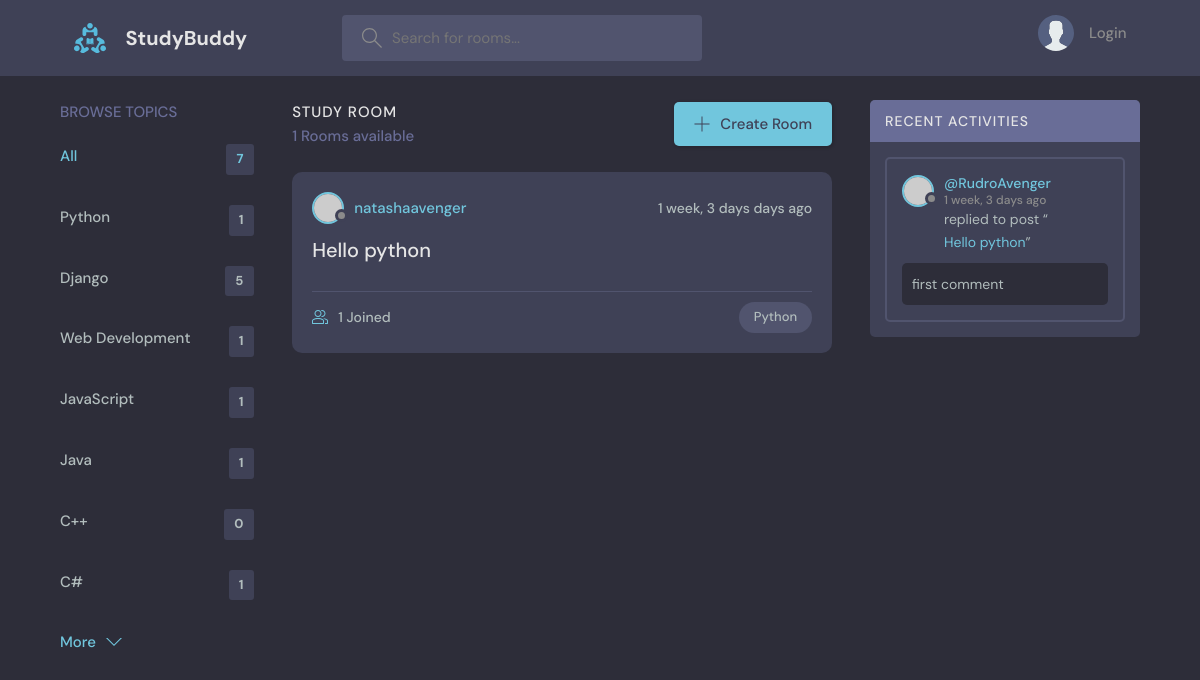
/?q=Python, run on an earlier commit of the app's database.
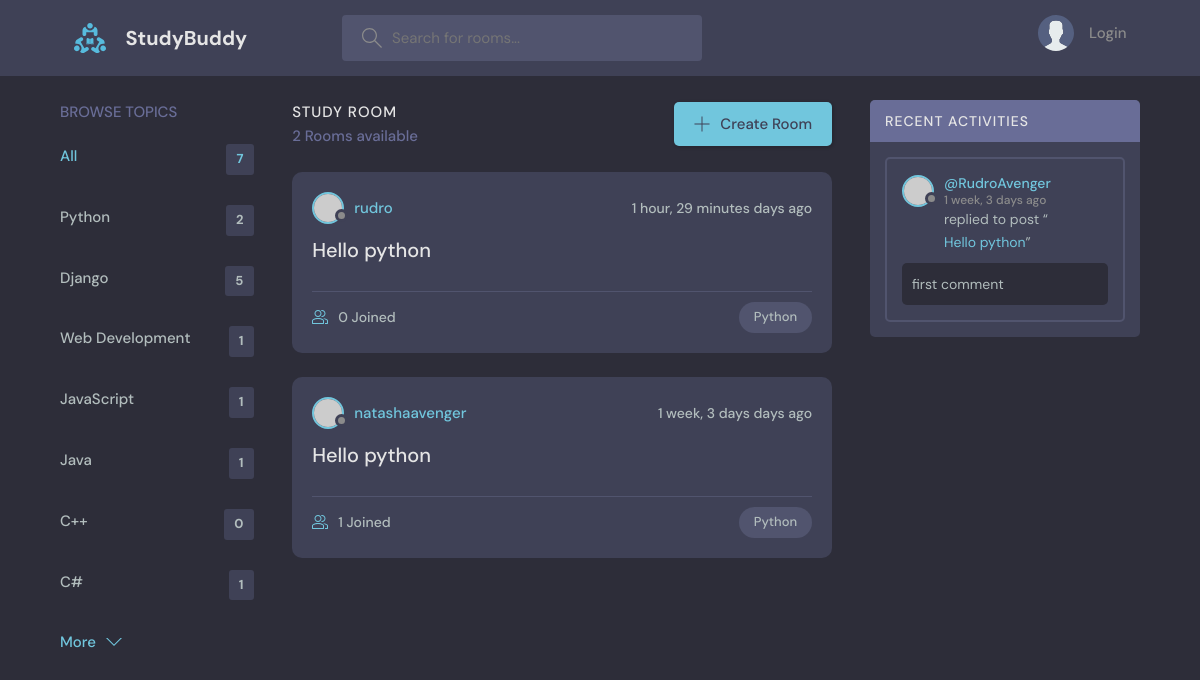
And on a later commit of the database.
### base/models.py (models this page shows, shortened)
class Topic(models.Model):
    name = models.CharField(max_length=200)

class Room(models.Model):
    host = models.ForeignKey(User, on_delete=models.SET_NULL, null=True)
    topic = models.ForeignKey(Topic, on_delete=models.SET_NULL, null=True)
    name =models.CharField(max_length=200)
    description = models.TextField(null=True, blank=True)
    participants = models.ManyToManyField(User, related_name='participants', blank=True)
    updated = models.DateTimeField(auto_now=True)
    created = models.DateTimeField(auto_now_add=True)
    class Meta:
        ordering = ['-updated', '-created']
    def __str__(self):
        return self.name

class Message(models.Model):
    user = models.ForeignKey(User, on_delete=models.CASCADE)
    room = models.ForeignKey(Room, on_delete=models.CASCADE)
    body = models.TextField()
    updated = models.DateTimeField(auto_now=True)
    created = models.DateTimeField(auto_now_add=True)
    class Meta:
        ordering = ['-updated', '-created']

### base/views.py (the view)
# urls.py: path('', views.home, name='home'),
def home(request):
     q = request.GET.get('q') if request.GET.get('q') != None else ''
     room_messages = Message.objects.filter(Q(room__topic__name__icontains= q) |
                                           Q(body__icontains = q )
                                           )
     rooms = Room.objects.filter(Q(topic__name__icontains= q) |
                                  Q(name__icontains = q ) |
                                  Q(description__icontains = q )|
                                  Q(host__username__icontains=q)
                                  )
     topics = Topic.objects.all()
     room_count = rooms.count()
     context = {'rooms': rooms, 'topics': topics, 'room_count': room_count , 'room_messages': room_messages}
     return render(request, 'base/home.html', context)

### base/templates/base/home.html (shortened to what this page needs)
{% extends "main.html" %} {% block content %}
<main class="layout layout--3">
  <div class="container">
    {% include 'base/topics_component.html' %}
    <div class="roomList">
      <div class="roomList__header">
        <div>
          <h2>Study Room</h2>
          <p>{{room_count}} Rooms available</p>
        </div>
        <a class="btn btn--main" href="{% url 'create-room' %}">
          <svg
            version="1.1"
            xmlns="http://www.w3.org/2000/svg"
            width="32"
            height="32"
            viewBox="0 0 32 32"
          >
            <title>add</title>
            <path
              d="M16.943 0.943h-1.885v14.115h-14.115v1.885h14.115v14.115h1.885v-14.115h14.115v-1.885h-14.115v-14.115z"
            ></path>
          </svg>
          Create Room
        </a>
      </div>
      {%include 'base/feed_component.html'%}
    </div>
    {% include 'base/activity_component.html' %}
  </div>
</main>
{% endblock content %}

### base/templates/base/topics_component.html
<div class="topics">
  <div class="topics__header">
    <h2>Browse Topics</h2>
  </div>
  <ul class="topics__list">
    <li>
      <a href="/" class="active">All <span>{{topics.count}}</span></a>
    </li>
    {% for topic in topics %}
    <li>
      <a href="{% url 'home' %}?q={{topic.name}}"
        >{{ topic.name }} <span>{{ topic.room_set.all.count }}</span></a
      >
    </li>
    {% endfor %}
  </ul>
  <a class="btn btn--link" href="topics.html">
    More
    <svg
      version="1.1"
      xmlns="http://www.w3.org/2000/svg"
      width="32"
      height="32"
      viewBox="0 0 32 32"
    >
      <title>chevron-down</title>
      <path d="M16 21l-13-13h-3l16 16 16-16h-3l-13 13z"></path>
    </svg>
  </a>
</div>

### base/templates/base/feed_component.html (shortened to what this page needs)
{%for room in rooms%}
<div class="roomListRoom">
  <div class="roomListRoom__header">
    <a href="{%url 'user-profile' room.host.id%}" class="roomListRoom__author">
      <div class="avatar avatar--small">
        <img src="https://randomuser.me/api/portraits/women/11.jpg" />
      </div>
      <span>{{room.host.username}}</span>
    </a>
    <div class="roomListRoom__actions">
      <span>{{room.created|timesince}} days ago</span>
    </div>
  </div>
  <div class="roomListRoom__content">
    <a href="{%url 'room' room.id %}">{{room.name}}</a>
  </div>
  <div class="roomListRoom__meta">
    <a href="{%url 'room' room.id %} " class="roomListRoom__joined">
      {{room.participants.all.count}} Joined
    </a>
    <p class="roomListRoom__topic">{{room.topic.name}}</p>
  </div>
</div>
{%endfor%}

### base/templates/base/activity_component.html (shortened to what this page needs)
<div class="activities">
  <div class="activities__header">
    <h2>Recent Activities</h2>
  </div>
  {% for message in room_messages %}
  <div class="activities__box">
    <div class="activities__boxHeader roomListRoom__header">
      <a
        href="{%url 'user-profile' message.user.id%}"
        class="roomListRoom__author"
      >
        <div class="avatar avatar--small">
          <img src="https://randomuser.me/api/portraits/women/11.jpg" />
        </div>
        <p>
          @{{message.user}}
          <span>{{message.created|timesince}} ago</span>
        </p>
      </a>
    </div>
    <div class="activities__boxContent">
      <p>
        replied to post “<a href="{%url 'room' message.room.id%}"
          >{{message.room}}</a
        >”
      </p>
      <div class="activities__boxRoomContent">{{ message.body }}</div>
    </div>
  </div>
  {% endfor %}
</div>

What changed in the data, as far as the page shows it:
computed for Topic "Python": room_set.all.count "1" → "2"
added Room: host.username "rudro", created "1 hour, 29 minutes", name "Hello python", participants.all.count "0", topic.name "Python"
Also different on the page:
{{ room_count }}: "1" → "2"
